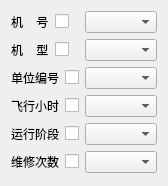
            <widget class="QWidget" name="scrollAreaWidgetContents_4">
             <property name="geometry">
              <rect>
               <x>0</x>
               <y>0</y>
               <width>162</width>
               <height>186</height>
              </rect>
             </property>
             <layout class="QVBoxLayout" name="verticalLayout_2">
              <item>
               <layout class="QHBoxLayout" name="horizontalLayout">
                <item>
                 <widget class="QLabel" name="label">
                  <property name="text">
                   <string>机    号</string>
                  </property>
                  <property name="buddy">
                   <cstring>PlaneIdChkBox</cstring>
                  </property>
                 </widget>
                </item>
                <item>
                 <widget class="QCheckBox" name="PlaneIdChkBox">
                  <property name="text">
                   <string/>
                  </property>
                 </widget>
                </item>
                <item>
                 <widget class="QComboBox" name="planeidCbBox"/>
                </item>
               </layout>
              </item>
              <item>
               <layout class="QHBoxLayout" name="horizontalLayout_2">
                <item>
                 <widget class="QLabel" name="label_2">
                  <property name="text">
                   <string>机    型</string>
                  </property>
                  <property name="buddy">
                   <cstring>planeTypeChkBox</cstring>
                  </property>
                 </widget>
                </item>
                <item>
                 <widget class="QCheckBox" name="planeTypeChkBox">
                  <property name="text">
                   <string/>
                  </property>
                 </widget>
                </item>
                <item>
                 <widget class="QComboBox" name="planeTypeCbBox"/>
                </item>
               </layout>
              </item>
              <item>
               <layout class="QHBoxLayout" name="horizontalLayout_3">
                <item>
                 <widget class="QLabel" name="label_3">
                  <property name="text">
                   <string>单位编号</string>
                  </property>
                  <property name="buddy">
                   <cstring>departIdChkBox</cstring>
                  </property>
                 </widget>
                </item>
                <item>
                 <widget class="QCheckBox" name="departIdChkBox">
                  <property name="text">
                   <string/>
                  </property>
                 </widget>
                </item>
                <item>
                 <widget class="QComboBox" name="departIdCbBox"/>
                </item>
               </layout>
              </item>
              <item>
               <layout class="QHBoxLayout" name="horizontalLayout_4">
                <item>
                 <widget class="QLabel" name="label_4">
                  <property name="text">
                   <string>飞行小时</string>
                  </property>
                  <property name="buddy">
                   <cstring>runHourChkBox</cstring>
                  </property>
                 </widget>
                </item>
                <item>
                 <widget class="QCheckBox" name="runHourChkBox">
                  <property name="text">
                   <string/>
                  </property>
                 </widget>
                </item>
                <item>
                 <widget class="QComboBox" name="runHourCbBox"/>
                </item>
               </layout>
              </item>
              <item>
               <layout class="QHBoxLayout" name="horizontalLayout_5">
                <item>
                 <widget class="QLabel" name="label_5">
                  <property name="text">
                   <string>运行阶段</string>
                  </property>
                  <property name="buddy">
                   <cstring>runStageChkBox</cstring>
                  </property>
                 </widget>
                </item>
                <item>
                 <widget class="QCheckBox" name="runStageChkBox">
                  <property name="text">
                   <string/>
                  </property>
                 </widget>
                </item>
                <item>
                 <widget class="QComboBox" name="runStageCbBox"/>
                </item>
               </layout>
              </item>
              <item>
               <layout class="QHBoxLayout" name="horizontalLayout_6">
                <item>
                 <widget class="QLabel" name="label_6">
                  <property name="text">
                   <string>维修次数</string>
                  </property>
                  <property name="buddy">
                   <cstring>repairTimeChkBox</cstring>
                  </property>
                 </widget>
                </item>
                <item>
                 <widget class="QCheckBox" name="repairTimeChkBox">
                  <property name="text">
                   <string/>
                  </property>
                 </widget>
                </item>
                <item>
                 <widget class="QComboBox" name="repairTimeCbBox"/>
                </item>
               </layout>
              </item>
              <item>
               <spacer name="verticalSpacer">
                <property name="orientation">
                 <enum>Qt::Vertical</enum>
                </property>
                <property name="sizeHint" stdset="0">
                 <size>
                  <width>20</width>
                  <height>40</height>
                 </size>
                </property>
               </spacer>
              </item>
             </layout>
            </widget>
